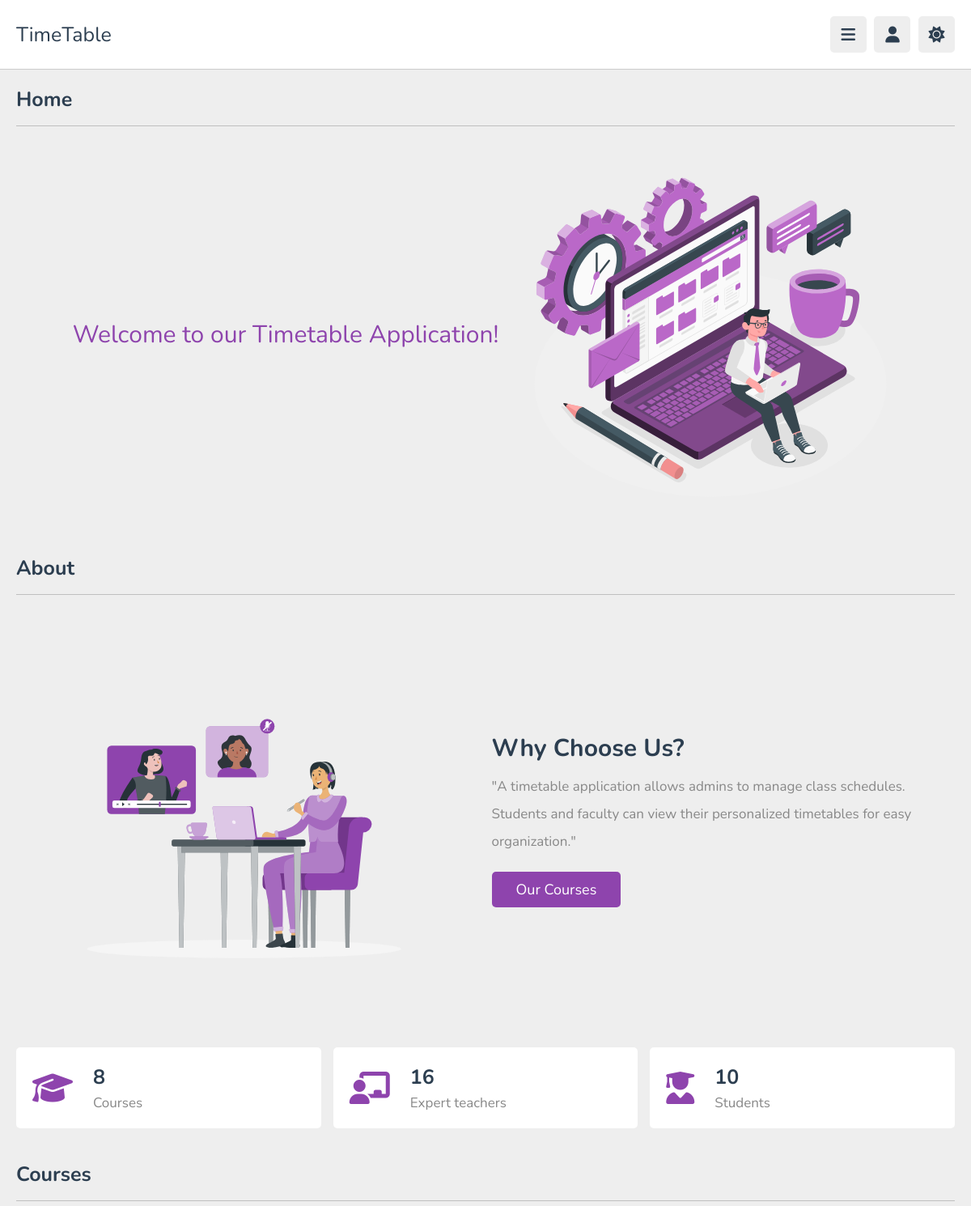
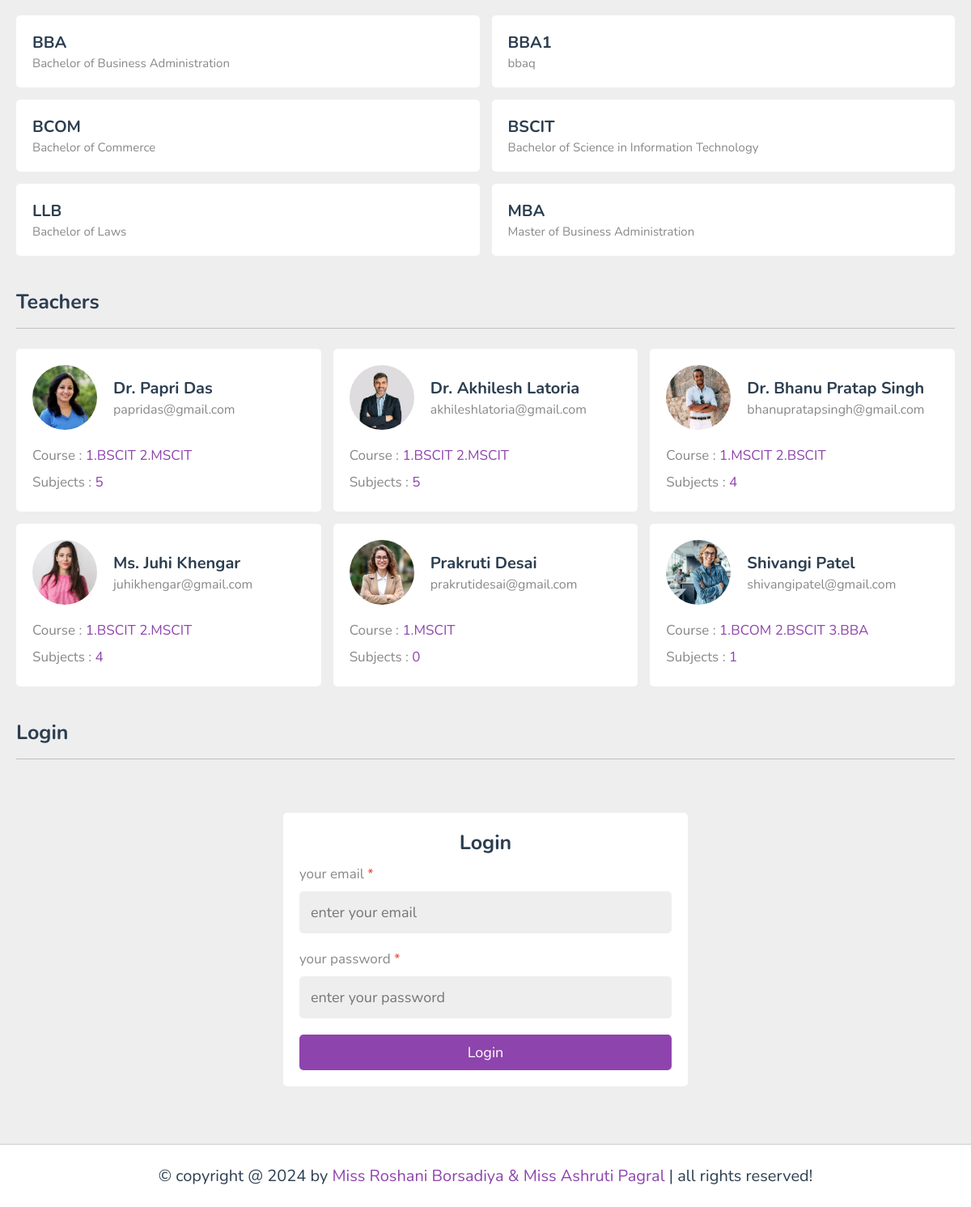
The page / on the database its author committed (2 pictures, top to bottom).
### tables this page shows
CREATE TABLE `courses` (
  `course_id` int(11) NOT NULL,
  `course_name` varchar(200) NOT NULL,
  `description` varchar(10000) NOT NULL
);

CREATE TABLE `teachers` (
  `teacher_id` int(11) NOT NULL,
  `name` varchar(100) NOT NULL,
  `email` varchar(100) NOT NULL,
  `password` varchar(100) NOT NULL,
  `contact_no` varchar(12) NOT NULL,
  `gender` varchar(10) NOT NULL,
  `address` varchar(200) NOT NULL,
  `image` varchar(200) NOT NULL
);

### index.php (the view, shortened to what this page needs)
<?php
require ("db_connect.php");
?>
<!DOCTYPE html>
<html lang="en">
<head>
    <link rel="stylesheet" href="https://cdnjs.cloudflare.com/ajax/libs/font-awesome/6.1.2/css/all.min.css">
    <link rel="stylesheet" href="css/style.css">
</head>
<body>
    <header class="header">
        <section class="flex">
            <a href="#home" class="logo">TimeTable</a>
            <div class="icons">
                <div id="menu-btn" class="fas fa-bars"></div>
                <div id="user-btn" class="fas fa-user"></div>
                <div id="toggle-btn" class="fas fa-sun"></div>
            </div>
        </section>
    </header>
    <section class="index" id="home">
        <h3 class="heading">Home</h3>
        <div class="row">
            <p>Welcome to our Timetable Application! </p>
            <img src="images/home.svg" alt="">
        </div>
    </section>
    <section class="about" id="about">
        <h3 class="heading">About</h3>
        <div class="row">
            <div class="image">
                <img src="images/about-img.svg" alt="">
            </div>
            <div class="content">
                <h3>Why choose us?</h3>
                <p>"A timetable application allows admins to manage class schedules. Students and faculty can view their
                    personalized timetables for easy organization."</p>
                <a href="#courses" class="inline-btn">our courses</a>
            </div>
        </div>
        <div class="box-container">
            <?php
            $i = 0;
            $course = mysqli_query($conn, "SELECT * FROM courses");
            while (mysqli_fetch_array($course)):
                $i++;
            endwhile;
            ?>
            <div class="box">
                <i class="fas fa-graduation-cap"></i>
                <div>
                    <h3><?php echo $i; ?></h3>
                    <p>Courses</p>
                </div>
            </div>
            <?php
            $t = 0;
            $teacher = mysqli_query($conn, "SELECT * FROM teachers");
            while (mysqli_fetch_array($teacher)):
                $t++;
            endwhile;
            ?>
            <div class="box">
                <i class="fas fa-chalkboard-user"></i>
                <div>
                    <h3><?php echo $t; ?></h3>
                    <p>Expert teachers</p>
                </div>
            </div>
            <?php
            $s = 0;
            $student = mysqli_query($conn, "SELECT * FROM students");
            while (mysqli_fetch_array($student)):
                $s++;
            endwhile;
            ?>
            <div class="box">
                <i class="fas fa-user-graduate"></i>
                <div>
                    <h3><?php echo $s; ?></h3>
                    <p>Students</p>
                </div>
            </div>
        </div>
    </section>
    <section class="subjects" id="courses">
        <h1 class="heading">Courses</h1>
        <div class="box-container" style="grid-template-columns: repeat(auto-fit, minmax(57rem, 1fr));">
            <?php
            $sql = "SELECT * FROM courses ORDER BY course_name ASC LIMIT 6";
            $course_result = $conn->query($sql);
            if ($course_result->num_rows > 0) {
                while ($row = mysqli_fetch_array($course_result)) {
                    ?>
                    <div class="box">
                        <div class="tutor">
                            <div class="info">
                                <h3><?php echo $row['course_name']; ?></h3>
                                <span><?php echo $row['description']; ?></span>
                            </div>
                        </div>
                    </div>
                    <?php
                }
            } else {
                echo '<p style="font-size: 20px; padding: 2rem; background-color: #e5e5e5;
                            margin-top: 1rem; border-radius: 4px;">No course added yet!</p>';
            } ?>
        </div>
    </section>
    <section id="teachers" class="teachers">
        <h3 class="heading">Teachers</h3>
        <div class="box-container">
            <?php
            $sql = "SELECT * FROM teachers LIMIT 6";
            $teacher_result = $conn->query($sql);
            if ($teacher_result->num_rows > 0) {
                while ($t = $teacher_result->fetch_assoc()): ?>
                    <div class="box">
                        <div class="tutor">
                            <img src="admin/upload/teachers/<?= $t['image']; ?>" alt="">
                            <div>
                                <h3><?php echo $t['name']; ?></h3>
                                <span><?php echo $t['email']; ?></span>
                            </div>
                        </div>
                        <?php
                        $assign_id = $t['teacher_id'];
                        $assign1 = "SELECT * FROM teacher_assign where teacher_id='$assign_id'";
                        $assign2 = mysqli_query($conn, $assign1);
                        ?>
                        <p>Course :<span>
                                <?php
                                $i = 1;
                                if ($assign2->num_rows > 0) {
                                    while ($assign = mysqli_fetch_array($assign2)):
                                        $course_id = $assign['course_id'];
                                        $course1 = "SELECT * FROM courses where course_id='$course_id' ORDER BY course_name ASC";
                                        $course2 = mysqli_query($conn, $course1);
                                        while ($course_name = mysqli_fetch_array($course2)):
                                            echo "$i." . $course_name['course_name'] . " ";
                                        endwhile;
                                        $i++;
                                    endwhile;
                                } else {
                                    echo 'None';
                                } ?>
                            </span>
                        </p>
                        <p>Subjects : <span>
                                <?php
                                $teacher_id = $t['teacher_id'];
                                $query_assignments = "SELECT * FROM teacher_assign WHERE teacher_id='$teacher_id'";
                                $result_assignments = mysqli_query($conn, $query_assignments);
                                $i = 0;
                                while ($assignment = mysqli_fetch_assoc($result_assignments)) {
                                    $assign = $assignment['assign_id'];
                                    $query_subjects = "SELECT * FROM subjects WHERE assign_id='$assign'";
                                    $result_subjects = mysqli_query($conn, $query_subjects);
                                    while ($subject = mysqli_fetch_assoc($result_subjects)) {
                                        $i++;
                                    }
                                }
                                echo $i;
                                ?>
                            </span></p>
                    </div>
                    <?php
                endwhile;
            } else {
                echo '<p style="font-size: 20px; padding: 2rem; background-color: #e5e5e5;
                margin-top: 1rem; border-radius: 4px;">No Teacher added yet!</p>';
            } ?>
        </div>
    </section>
    <section id="login">
        <h3 class="heading">Login</h3>
        <div class="form-container" style="min-height: calc(100vh - 38rem);">
            <form action="" method="post" enctype="multipart/form-data">
                <h3>Login </h3>
                <p>your email <span>*</span></p>
                <input type="email" name="email" placeholder="enter your email" required maxlength="50" class="box">
                <p>your password <span>*</span></p>
                <input type="password" name="password" placeholder="enter your password" required maxlength="20"
                    class="box">
                <input type="submit" value="Login" name="login" class="btn">
            </form>
        </div>
    </section>
    <footer class="footer">
        &copy; copyright @ 2024 by <span>Miss Roshani Borsadiya & Miss Ashruti Pagral</span> | all rights reserved!
    </footer>
</body>
</html>

### rows shown on the page
courses: course_name "BBA", description "Bachelor of Business Administration"
courses: course_name "BBA1", description "bbaq"
courses: course_name "BCOM", description "Bachelor of Commerce"
courses: course_name "BSCIT", description "Bachelor of Science in Information Technology"
courses: course_name "LLB", description "Bachelor of Laws"
courses: course_name "MBA", description "Master of Business Administration"
teachers: image (picture), name "Dr. Papri Das", email "papridas@gmail.com", i "5"
courses: course_name "MSCIT"
teachers: image (picture), name "Dr. Akhilesh Latoria", email "akhileshlatoria@gmail.com", i "5"
teachers: image (picture), name "Dr. Bhanu Pratap Singh", email "bhanupratapsingh@gmail.com", i "4"
teachers: image (picture), name "Ms. Juhi Khengar", email "juhikhengar@gmail.com", i "4"
teachers: image (picture), name "Prakruti Desai", email "prakrutidesai@gmail.com", i "0"
teachers: image (picture), name "Shivangi Patel", email "shivangipatel@gmail.com", i "1"

### other values the page prints
$i "8"
$t "16"
$s "10"
